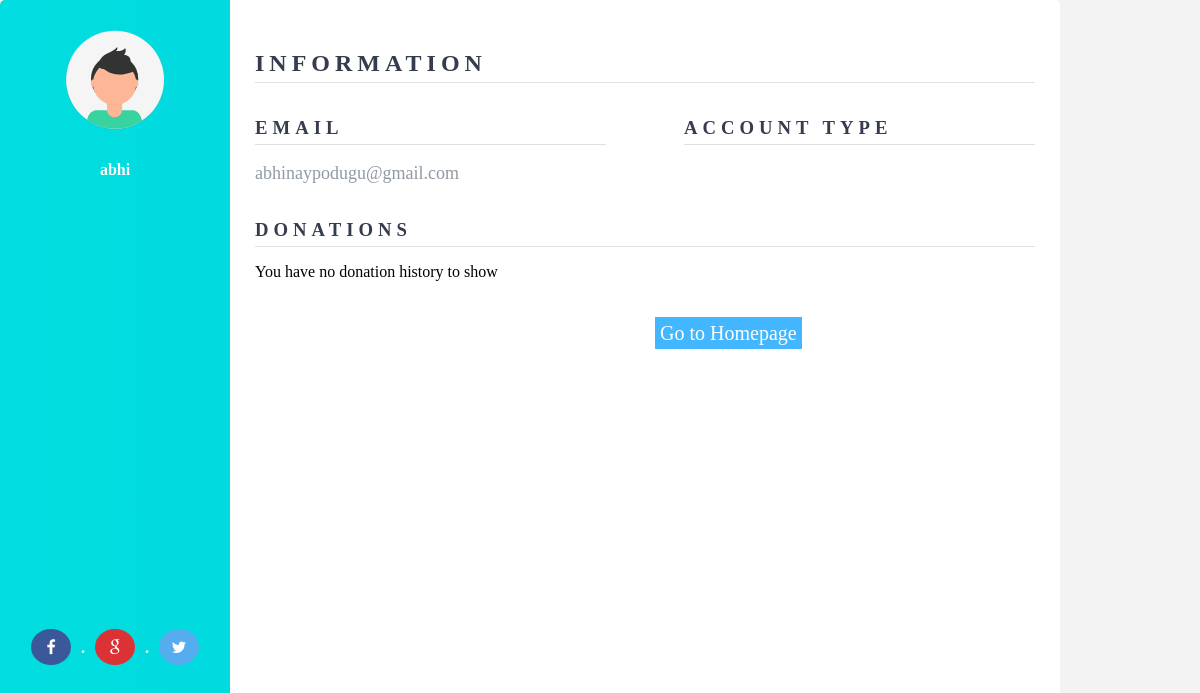
/profile (signed in), run on an earlier commit of the app's database.
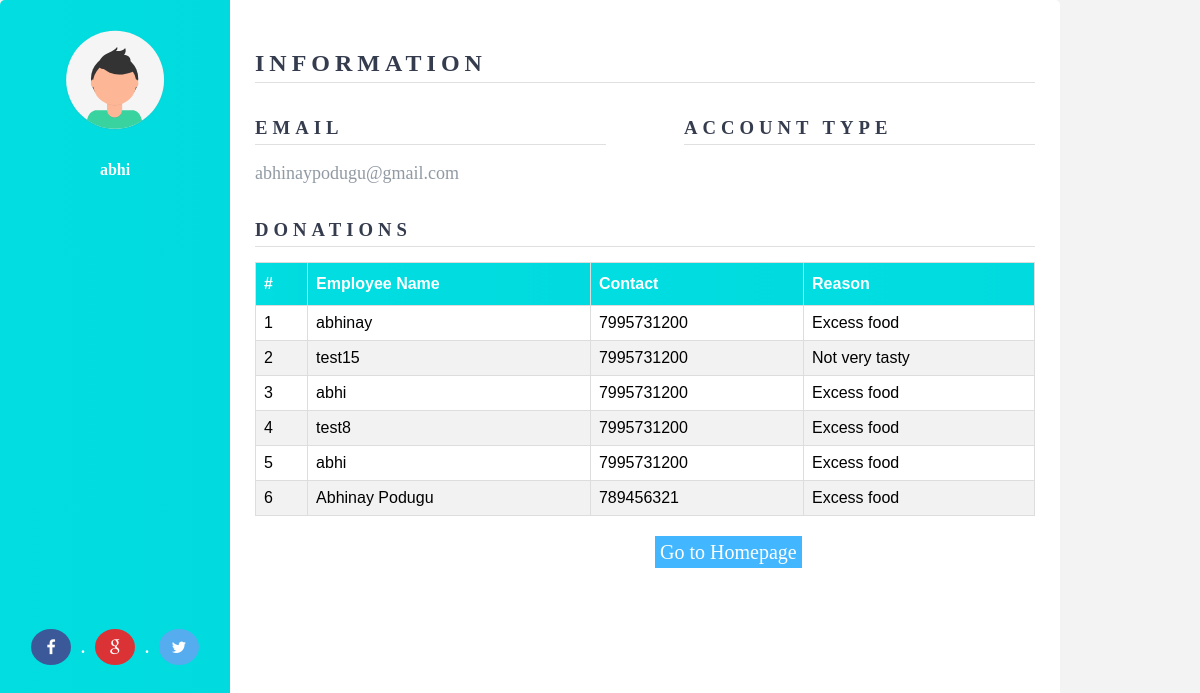
And on a later commit of the database.
### Webapp/models.py (models this page shows, shortened)
class FoodDonationModel(models.Model):
    name_fd = models.CharField(max_length=256)
    phone_fd = models.IntegerField()
    Location_fd = models.TextField()
    Amount_fd = models.IntegerField()
    FoodType_fd = models.CharField(max_length=256)
    Reason_fd = models.CharField(max_length=256)
    user_name = models.ForeignKey(
        settings.AUTH_USER_MODEL, on_delete=models.CASCADE, null=True)

### Webapp/views.py (the view)
# urls.py: path('profile', views.profile, name='profile'),
def profile(request):
    items = FoodDonationModel.objects.filter(user_name=request.user)
    return render(request, 'Webapp/zero-hunger/profile.html', {'items': items})

### templates/Webapp/zero-hunger/profile.html (shortened to what this page needs)
{% load static %}
<html lang="en">
  <head>
    <link rel="stylesheet" type="text/css" href='{% static "assets/css/profile.css" %}'>
    <link rel='stylesheet' href='{% static "assets/css/font-awesome.min.css" %}' />
    <link rel='stylesheet' href='{% static "assets/css/bootstrap-iso-min.css"%}'>
  </head>
  <body>
    <div class="wrapper wrap fluid">
      <div class="left">
        <img src='{% static "assets/img/avatar.svg" %}' alt="" width="100">
        <h4> {{ user.username }} </h4>
        <div class="social_media">
          <a href="#" class="fa fa-facebook"></a>
          <a> <strong>.</strong> </a>
          <a href="#" class="fa fa-google"></a>
          <a> <strong>.</strong> </a>
          <a href="#" class="fa fa-twitter"></a>
        </div>
      </div>
      <div class="right">
        <div class="info">
          <h2>Information</h2>
          <div class="info_data">
            <div class="data">
              <h3>Email</h3>
              <p style="font-size: 18px;">{{ user.email }} </p>
            </div>
            <div class="data">
              <h3>Account Type</h3>
            </div>
          </div>
        </div>
        <div class="projects bootstrap-iso-min">
          <h3>Donations</h3>
          <table id="table_donation" class="table table-striped">
            {% if items %}
            <thead>
              <tr>
                <th scope="col">#</th>
                <th scope="col">Employee Name</th>
                <th scope="col">Contact</th>
                <th scope="col">Reason</th>
              </tr>
            </thead>
            {% else %}
            <p>You have no donation history to show</p>
            {% endif %}
            <tbody>
              {% if items %}
              {% for item in items %}
              <tr>
                <td>{{item.pk }} </td>
                <td> {{item.name_fd }} </td>
                <td>{{item.phone_fd }} </td>
                <td>{{item.Reason_fd }} </td>
              </tr>
              {% endfor %}
              {% endif %}
            </tbody>
          </table>
        </div>
        <div>
          <a id="home" href=" {% url 'Webapp' %} ">Go to Homepage</a>
        </div>
      </div>
    </div>
  </body>
</html>

### static/assets/css/profile.css (style rules this page uses)
body { background-color: #f3f3f3; }
.wrapper { position: absolute; width: 100%; height: 100%; top: 50%; left: 50%; transform: translate(-50%,-50%); display: flex; box-shadow: 0 1px 20px 0 rgba(69,90,100,.08); }
.wrapper .left { width: 15%; padding: 30px 25px; background: linear-gradient(to right,#01dde0,#01dbdf); border-top-left-radius: 5px; border-bottom-left-radius: 5px; text-align: center; color: #fff; }
.wrapper .left img { border-radius: 5px; margin-bottom: 10px; }
.wrapper .left h4 { margin-bottom: 10px; }
.wrapper .right { width: 65%; background: #fff; padding: 30px 25px; border-top-right-radius: 5px; border-bottom-right-radius: 5px; }
.wrapper .right .info, .wrapper .right .projects { margin-bottom: 25px; }
.wrapper .right .info h3, h2, .wrapper .right .projects h3 { margin-bottom: 15px; padding-bottom: 5px; border-bottom: 1px solid #e0e0e0; color: #353c4e; text-transform: uppercase; letter-spacing: 5px; }
.wrapper .right .info_data, .wrapper .right .projects_data { display: flex; justify-content: space-between; }
.wrapper .right .info_data .data, .wrapper .right .projects_data .data { width: 45%; }
.wrapper .right .info_data .data p, .wrapper .right .projects_data .data p { font-size: 13px; margin-bottom: 10px; color: #919aa3; }
.fa { padding: 10px; font-size: 16px; width: 20px; height: auto; text-align: center; text-decoration: none; border-radius: 50%; margin-left: 6px; margin-right: 6px; margin-bottom: 6px; }
.fa-facebook { background: #3B5998; color: white; }
.fa-twitter { background: #55ACEE; color: white; }
.fa-google { background: #db3236; color: white; }
.social_media { margin-top: 450px; }
#table_donation { font-family: Arial, Helvetica, sans-serif; border-collapse: collapse; width: 100%; }
#table_donation td, #table_donation th { border: 1px solid #ddd; padding: 8px; }
#table_donation tr:nth-child(even) { background-color: #f2f2f2; }
#table_donation th { padding-top: 12px; padding-bottom: 12px; text-align: left; background: linear-gradient(to right,#01dde0,#01dbdf); color: white; }

### templates/Webapp/zero-hunger/profile.html (style rules this page uses)
#home { color: white; text-decoration: none; padding: 5px; margin-left: 400px; font-size: 20px; background-color: rgb(66, 183, 255); ; }

What changed in the data, as far as the page shows it:
added FoodDonationModel: pk "1", name_fd "abhinay", phone_fd "7995731200", Reason_fd "Excess food"
added FoodDonationModel: pk "2", name_fd "test15", phone_fd "7995731200", Reason_fd "Not very tasty"
added FoodDonationModel: pk "3", name_fd "abhi", phone_fd "7995731200", Reason_fd "Excess food"
added FoodDonationModel: pk "4", name_fd "test8", phone_fd "7995731200", Reason_fd "Excess food"
added FoodDonationModel: pk "5", name_fd "abhi", phone_fd "7995731200", Reason_fd "Excess food"
added FoodDonationModel: pk "6", name_fd "Abhinay Podugu", phone_fd "789456321", Reason_fd "Excess food"
Also different on the page:
text no longer shown: "You have no donation history to show"
text now shown: "# Employee Name Contact Reason"
